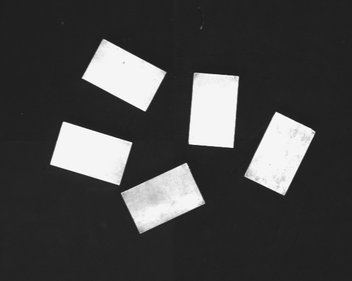
%> input picture L9/PieseO.bmp, 352 x 281 px, shrunk from 596 x 477 before the run
$ octave L9.m   (GNU Octave 9; MATLAB toolbox functions it lacks are replaced by stand-ins)
%> lines starting %> are read from the running program, lines starting %| are printed output that depends on the picture; in (x1, y1, x2, y2) boxes, pixels count from 0 and x2, y2 are one past the last pixel; in counts of white or black regions, pixels touching at a corner belong together; the program's own positions count from 1
%% Detectarea unor piese metalice dreptunghiulare - Studiu de caz
clear, close all;

%% Pas 1: Citirea si afisarea imaginii
[J] = imread('PieseO.bmp');
%> J is the input picture: size 281x352x3 uint8; min 22, max 255, mean 68.1
figure, imshow(J), title('imaginea initiala');

%% Pas 2: Transformarea formatului imaginii intr-o imagine grayscale
I = rgb2gray(J);
% I = uint8(I*255);
figure, imshow(I), title('transformarea formatului imaginii - imaginea grayscale')

%% Pas 3: Afisarea histogramei imaginii grayscale
figure, imhist(uint8(I)), title('histograma imaginii')

%% Pas 4: Calcularea nivelului de prag pentru segmentare
prag = graythresh(I);
%> prag = 0.529

%% Pas 5: Segmentarea imaginii
BW = im2bw(I, prag);
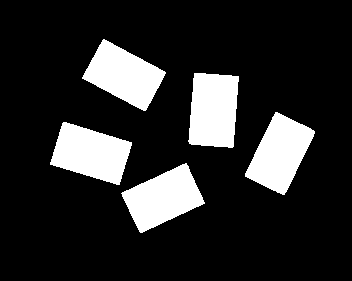
%> BW: size 281x352 logical; 16.4% white; 5 white regions, box (x1, y1, x2, y2) and area: (50, 122, 132, 185) 3274, (188, 73, 239, 148) 3266, (245, 112, 315, 195) 3250, (82, 39, 166, 111) 3237, (121, 163, 205, 233) 3237
str = sprintf('segmentarea imaginii - imaginea binarizata cu pragul %.1f', prag*255);
%> str = 'segmentarea imaginii - imaginea binarizata cu pragul 135.0'
figure, imshow(BW), title(str);

%% Pas 6: Eliminarea regiunilor mici folosind operatia morfologica de
% deschidere - se foloseste ca obiect morfologic, un patrat de latura 5
se = strel('square',5);
BWopen = imopen(BW,se);
%> BWopen: size 281x352 logical; 16.4% white; 5 white regions, box (x1, y1, x2, y2) and area: (189, 73, 239, 148) 3264, (51, 123, 131, 184) 3259, (246, 113, 314, 194) 3237, (122, 164, 203, 232) 3225, (84, 40, 165, 110) 3224
figure, imshow(BWopen), title('eliminarea regiunilor mici - deschiderea imaginii folosind un patrat de latura 5')

%% Pas 7: Calcularea frontierelor regiunilor si afisarea acestora
BWperim = bwperim(BWopen, 8);
%> BWperim: size 281x352 logical; 1.4% white in thin lines or dots, all inside (x1, y1, x2, y2) = (51, 40, 314, 232)
figure, imshow(BWperim), title('perimetrele regiunilor obtinute')

%% Pas 8: Afisarea frontierelor obtinute peste imaginea initiala pentru evaluarea
% intermediara a rezultatelor - se foloseste o nuanta de rosu pentru frontiere
% I8 = uint8(I);
% I8 = imadd(I8, -1);
Iperim = imadd(I, uint8(double(BWperim*255)));
map = gray(255);
map(255, :)=[1 0 0];
figure, imshow(Iperim, map);

% Pas 8.5: Afisarea regiunilor in culori diferite
[L, nrObiecte] = bwlabel(BWopen, 8);
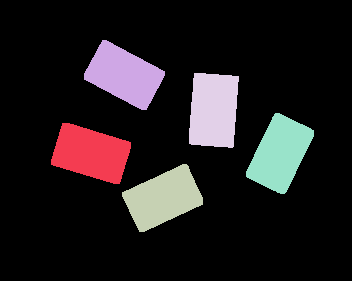
%> L: size 281x352 double; 6 distinct labels, from 0 to 5; one colour per label, 0 black
%> nrObiecte = 5
pseudo_color = label2rgb(L, @jet, 'c', 'shuffle');
figure, imshow(pseudo_color);

%% Pas 9: Calcularea proprietatilor regiunilor
prop = regionprops(L,'all');
%> prop = 5 regions; largest, box (x1, y1, x2, y2), Area, Centroid, MajorAxisLength, MinorAxisLength and Eccentricity: (189, 73, 239, 148) 3264 [214.2 110.8] 83.17 52.25 0.778, (51, 123, 131, 184) 3259 [91.6 153.9] 83.67 51.76 0.786, (246, 113, 314, 194) 3237 [280.6 154.2] 82.75 51.91 0.779, (122, 164, 203, 232) 3225 [163.6 198.7] 82.99 51.7 0.782

%% Pas 10: initializarea vectorului de trasaturi
% coloana 1: aria,
% coloana 2: perimetrul,
% coloana 3: compactitatea,
% coloana 4: lungimea axei mari,
% coloana 5: lungimea axei mici,
% coloana 6: excentricitatea
trasaturi = zeros(nrObiecte, 6);

% Pas 11: atribuirea valorilor trasaturilor
% coloana 1: aria,
trasaturi(:, 1)=[prop.Area]';
% for k = 1:nrObiecte,
%     trasaturi(k, 1)=bwarea(prop(k).Image);
% end

% coloana 2: perimetrul
for k = 1:nrObiecte
    bw4 = bwperim(prop(k).Image, 4);
    bw8 = bwperim(prop(k).Image, 8);
    trasaturi(k, 2)=sqrt(2)*sum(bw8(:)) + (1-sqrt(2))*sum(bw4(:));
end
%> this loop made 5 passes
%> after the loop, trasaturi = [3259 302.9 0 0 0 0; 3224 338.2 0 0 0 0; 3225 330.5 0 0 0 0; 3264 253.5 0 0 0 0; 3237 332.1 0 0 0 0]

% coloana 3: compactitatea
for k = 1:nrObiecte
    trasaturi(k, 3)=trasaturi(k, 2)^2 / trasaturi(k, 1);
end
%> after the loop, trasaturi = [3259 302.9 28.14 0 0 0; 3224 338.2 35.47 0 0 0; 3225 330.5 33.86 0 0 0; 3264 253.5 19.68 0 0 0; 3237 332.1 34.07 0 0 0]

% coloana 4: lungimea axei mari
trasaturi(:, 4)=[prop.MajorAxisLength]';

% coloana 5: lungimea axei mici,
trasaturi(:, 5)=[prop.MinorAxisLength]';
% coloana 6: excentricitatea
trasaturi(:, 6)=[prop.Eccentricity]';
trasaturi_tr = trasaturi;
%> trasaturi_tr = [3259 302.9 28.14 83.67 51.76 0.786; 3224 338.2 35.47 82.73 51.77 0.78; 3225 330.5 33.86 82.99 51.7 0.782; 3264 253.5 19.68 83.17 52.25 0.778; 3237 332.1 34.07 82.75 51.91 0.779]
% Pas 13: stabilirea modelului, stiind ca toate obiectele din imagine sunt identice
model = mean(trasaturi);
%> model = [3241.8 311.4 30.25 83.06 51.88 0.781]
pause

%% Pas 14: Aplicarea pasilor 1-12 pentru imaginea 2
[J] = imread('piese.jpg');
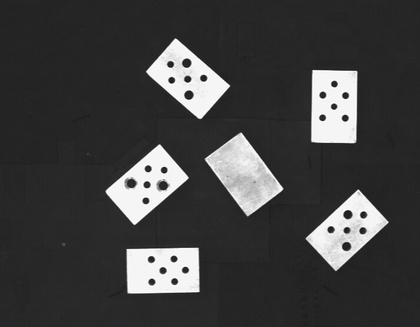
%> input picture L9/piese.jpg, 420 x 327 px, shrunk from 712 x 554 before the run
%> J is the input picture: size 327x420x3 uint8; mean R, G, B 65, 65, 65
figure, imshow(J), title('imaginea initiala');
I = rgb2gray(J);
%> I: size 327x420 uint8
figure, imshow(I), title('transformarea formatului imaginii - imaginea grayscale')
figure, imhist(uint8(I)), title('histograma imaginii')
%> after `title('histograma imaginii')`:
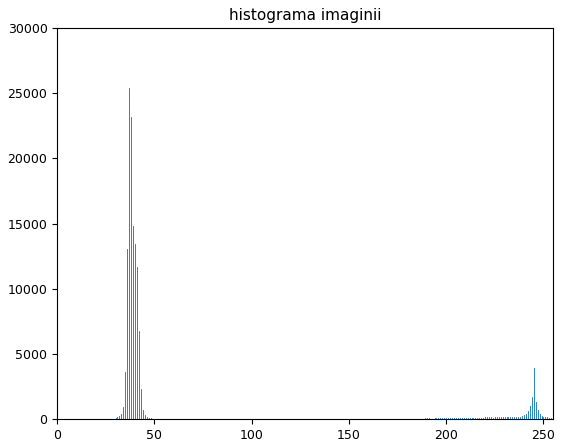
%> figure redrawn from the program's plot data; highest point at x = 37, y = 25394
prag = graythresh(I);
%> prag = 0.533
BW = im2bw(I, prag);
%> BW: size 327x420 logical; 13.4% white; 6 white regions, box (x1, y1, x2, y2) and area: (205, 133, 283, 216) 3288, (311, 70, 357, 143) 3078, (146, 38, 230, 119) 3056, (127, 248, 200, 294) 3009, (106, 144, 189, 225) 2984, (306, 190, 388, 271) 2968
str = sprintf('segmentarea imaginii - imaginea binarizata cu pragul %.1f', prag*255);
%> str = 'segmentarea imaginii - imaginea binarizata cu pragul 136.0'
figure, imshow(BW), title(str);
se = strel('square',5);
BWopen = imopen(BW,se);
%> BWopen: size 327x420 logical; 13.3% white; 6 white regions, box (x1, y1, x2, y2) and area: (206, 134, 282, 214) 3273, (311, 70, 357, 143) 3077, (148, 40, 228, 118) 3037, (127, 248, 199, 294) 3006, (107, 146, 187, 223) 2955, (308, 192, 387, 269) 2945
figure, imshow(BWopen), title('eliminarea regiunilor mici - deschiderea imaginii folosind un patrat de latura 5')
BWperim = bwperim(BWopen, 8);
%> BWperim: size 327x420 logical; 2% white in thin lines or dots, all inside (x1, y1, x2, y2) = (107, 40, 387, 294)
figure, imshow(BWperim), title('perimetrele regiunilor obtinute')
I8 = uint8(I);
I8 = imadd(I8, -1);
Iperim = imadd(I8, uint8(BWperim*255));
%> Iperim: size 327x420 uint8
map = gray(255);
map(255, :)=[1 0 0];
figure, imshow(Iperim, map);
[L, nrObiecte] = bwlabel(BWopen, 8);
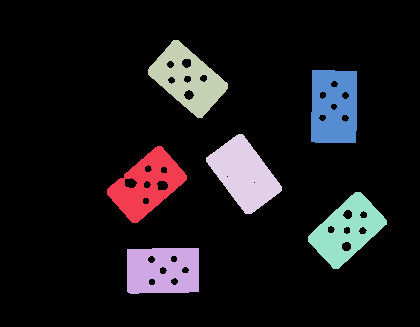
%> L: size 327x420 double; 7 distinct labels, from 0 to 6; one colour per label, 0 black
%> nrObiecte = 6
pseudo_color = label2rgb(L, @spring, 'c', 'shuffle');
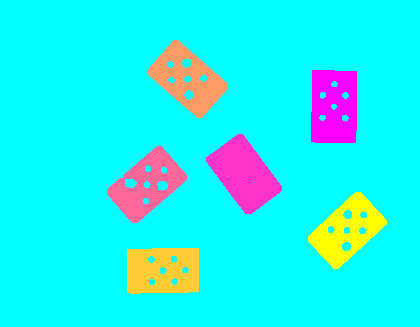
%> pseudo_color: size 327x420x3 uint8; mean R, G, B 34, 237.8, 238.3
figure, imshow(pseudo_color);
prop = regionprops(L,'all');
%> prop = 6 regions; largest, box (x1, y1, x2, y2), Area, Centroid, MajorAxisLength, MinorAxisLength and Eccentricity: (206, 134, 282, 214) 3273 [244.7 174.8] 82.67 52.58 0.772, (311, 70, 357, 143) 3077 [334.6 107.5] 85.15 53 0.783, (148, 40, 228, 118) 3037 [188.6 79.7] 85.99 53.72 0.781, (127, 248, 199, 294) 3006 [163.3 271.2] 84.68 52.37 0.786
trasaturi = zeros(nrObiecte, 6);
trasaturi(:, 1)=[prop.Area]';
for k = 1:nrObiecte
    bw4 = bwperim(prop(k).Image, 4);
    bw8 = bwperim(prop(k).Image, 8);
    trasaturi(k, 2)=sqrt(2)*sum(bw8(:)) + (1-sqrt(2))*sum(bw4(:));
end
%> this loop made 6 passes
%> pass 2, `bw8 = bwperim(prop(k).Image, 8);`:
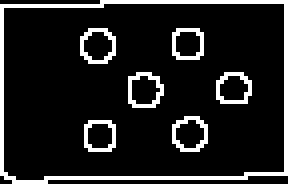
%> bw8: size 46x72 logical (shown 4 times larger); 12.5% white in thin lines or dots
%> after the loop, trasaturi = [2955 601.4 0 0 0 0; 3006 440.9 0 0 0 0; 3037 610.6 0 0 0 0; 3273 378.7 0 0 0 0; 2945 600.9 0 0 0 0; 3077 443.3 0 0 0 0]
for k = 1:nrObiecte
    trasaturi(k, 3)=trasaturi(k, 2)^2 / trasaturi(k, 1);
end
%> after the loop, trasaturi = [2955 601.4 122.4 0 0 0; 3006 440.9 64.68 0 0 0; 3037 610.6 122.8 0 0 0; 3273 378.7 43.81 0 0 0; 2945 600.9 122.6 0 0 0; 3077 443.3 63.88 0 0 0]
trasaturi(:, 4)=[prop.MajorAxisLength]';
trasaturi(:, 5)=[prop.MinorAxisLength]';
trasaturi(:, 6)=[prop.Eccentricity]';


% Pas 15: calcularea si afisarea erorilor relative
err = zeros(size(trasaturi));
for k = 1:size(trasaturi, 1)
    % err(k, :) = trasaturi(k,:) - model;
    for j = 1:size(trasaturi, 2)
        err(k,j)=100*abs(trasaturi(k,j) - model(j))/model(j);
    end
end
%> after the loop, err = [8.85 93.11 304.6 3.8 1.96 1.12; 7.27 41.59 113.8 1.94 0.947 0.622; 6.32 96.07 305.8 3.52 3.55 0.0133; 0.962 21.6 44.85 0.467 1.35 1.19; 9.16 92.97 305.4 2.54 1.32 0.756; 5.08 42.37 111.2 2.51 2.17 0.216]
err
